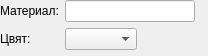
<?xml version="1.0" encoding="UTF-8"?>
<ui version="4.0">
 <class>ObturationWidget</class>
 <widget class="QWidget" name="ObturationWidget">
  <property name="geometry">
   <rect>
    <x>0</x>
    <y>0</y>
    <width>208</width>
    <height>56</height>
   </rect>
  </property>
  <property name="sizePolicy">
   <sizepolicy hsizetype="Preferred" vsizetype="Preferred">
    <horstretch>0</horstretch>
    <verstretch>0</verstretch>
   </sizepolicy>
  </property>
  <property name="minimumSize">
   <size>
    <width>0</width>
    <height>0</height>
   </size>
  </property>
  <property name="maximumSize">
   <size>
    <width>16000</width>
    <height>16000</height>
   </size>
  </property>
  <property name="windowTitle">
   <string>ObturationWidget</string>
  </property>
  <layout class="QVBoxLayout" name="verticalLayout_3">
   <property name="spacing">
    <number>0</number>
   </property>
   <property name="leftMargin">
    <number>0</number>
   </property>
   <property name="topMargin">
    <number>0</number>
   </property>
   <property name="rightMargin">
    <number>0</number>
   </property>
   <property name="bottomMargin">
    <number>0</number>
   </property>
   <item>
    <layout class="QHBoxLayout" name="horizontalLayout_3">
     <item>
      <layout class="QVBoxLayout" name="verticalLayout">
       <item>
        <widget class="QLabel" name="materialLabel">
         <property name="minimumSize">
          <size>
           <width>0</width>
           <height>0</height>
          </size>
         </property>
         <property name="text">
          <string>Материал:</string>
         </property>
        </widget>
       </item>
       <item>
        <widget class="QLabel" name="label">
         <property name="minimumSize">
          <size>
           <width>0</width>
           <height>0</height>
          </size>
         </property>
         <property name="text">
          <string>Цвят:</string>
         </property>
        </widget>
       </item>
      </layout>
     </item>
     <item>
      <layout class="QVBoxLayout" name="verticalLayout_2">
       <item>
        <layout class="QHBoxLayout" name="horizontalLayout_2">
         <item>
          <widget class="LineEdit" name="materialEdit">
           <property name="sizePolicy">
            <sizepolicy hsizetype="Preferred" vsizetype="Preferred">
             <horstretch>0</horstretch>
             <verstretch>0</verstretch>
            </sizepolicy>
           </property>
           <property name="minimumSize">
            <size>
             <width>130</width>
             <height>0</height>
            </size>
           </property>
           <property name="maxLength">
            <number>20</number>
           </property>
          </widget>
         </item>
         <item>
          <spacer name="horizontalSpacer">
           <property name="orientation">
            <enum>Qt::Horizontal</enum>
           </property>
           <property name="sizeHint" stdset="0">
            <size>
             <width>40</width>
             <height>20</height>
            </size>
           </property>
          </spacer>
         </item>
        </layout>
       </item>
       <item>
        <layout class="QHBoxLayout" name="horizontalLayout">
         <item>
          <widget class="QComboBox" name="combo_color">
           <property name="sizePolicy">
            <sizepolicy hsizetype="Fixed" vsizetype="Fixed">
             <horstretch>0</horstretch>
             <verstretch>0</verstretch>
            </sizepolicy>
           </property>
           <property name="minimumSize">
            <size>
             <width>66</width>
             <height>0</height>
            </size>
           </property>
           <property name="editable">
            <bool>false</bool>
           </property>
          </widget>
         </item>
         <item>
          <spacer name="horizontalSpacer_2">
           <property name="orientation">
            <enum>Qt::Horizontal</enum>
           </property>
           <property name="sizeHint" stdset="0">
            <size>
             <width>40</width>
             <height>20</height>
            </size>
           </property>
          </spacer>
         </item>
        </layout>
       </item>
      </layout>
     </item>
    </layout>
   </item>
   <item>
    <spacer name="verticalSpacer">
     <property name="orientation">
      <enum>Qt::Vertical</enum>
     </property>
     <property name="sizeHint" stdset="0">
      <size>
       <width>20</width>
       <height>0</height>
      </size>
     </property>
    </spacer>
   </item>
  </layout>
 </widget>
 <layoutdefault spacing="6" margin="11"/>
 <customwidgets>
  <customwidget>
   <class>LineEdit</class>
   <extends>QLineEdit</extends>
   <header>View/uiComponents/LineEdit.h</header>
  </customwidget>
 </customwidgets>
 <resources/>
 <connections/>
</ui>
